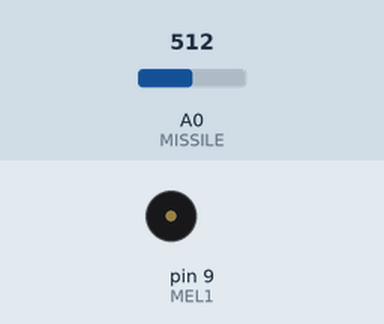
Bench run of a sketch on a simulated Arduino Uno, built with avr-gcc and run on an emulated ATmega328P. Shown: buzzer (waves = sounding). The inputs (shaded band) are chosen by the test bench; at power-on: A0 (MISSILE) = 512. What the sketch prints to the serial monitor is not drawn.

Above: at 0.78 s.
At 5.87 s:
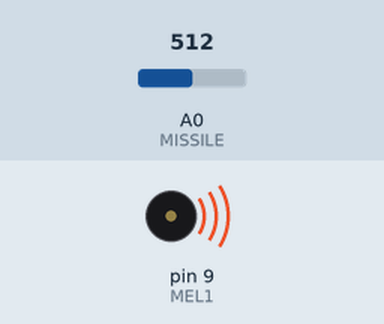
Timing chart, 0 to 6.2 s (numbered marks = the images above):
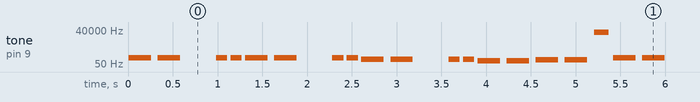

Measured:
- by itself, tone on pin 9 (MEL1): plays 165 Hz for 0.25 s, 165 Hz for 0.25 s, 165 Hz for 0.13 s, 165 Hz for 0.13 s, 165 Hz for 0.25 s, 165 Hz for 0.25 s … (409 notes in this stretch)

The sketch:

arduino.ino
```cpp
#include "notes.h"
//#include "PWM.h"

#define THRESHOLD       30

#define MISSILE         A0

#define FORWARD_P1      7
//#define BACKWARD_P1      8

#define FORWARD_P2      12
#define BACKWARD_P2     13

#define MEL1            9
#define GND             11

#define IDLES           0
#define GOLPE           1
#define DESCARGA        2

char state = GOLPE;


struct player_data
{
  uint8_t player;         // 1 or 2
  int8_t dir;             // -1 means backward, 1 foreward and 0 none.
  float force;            // 0 to 1
};

long double test1_tim, piezo_del = 0;
int pauseBetweenNotes1 = 0, pauseBetweenNotes2 = 0;

bool mel2 = false;

uint16_t force = 0;


void setup()
{
  Serial.begin(9600);

  pinMode(MISSILE, INPUT);
  pinMode(FORWARD_P1, INPUT);
 // pinMode(BACKWARD_P1, INPUT);
  pinMode(FORWARD_P2, INPUT);
  pinMode(BACKWARD_P2, INPUT);

  pinMode(MEL1, OUTPUT);
  pinMode(GND, OUTPUT);
  digitalWrite(GND, LOW);
  test1_tim = 0;
  delay(10);
}


void loop()
{

  switch(state)
  {
    case IDLES:
      if((force = analogRead(MISSILE)) > THRESHOLD)
        state = GOLPE;
      break;

    case GOLPE:
        Serial.println(force);
        state = DESCARGA;
        piezo_del = millis();
      break;

    case DESCARGA:
      if((force = analogRead(MISSILE)) < 10 && (millis() - piezo_del > 200))
        state = IDLES;
      break;
  }

  if(millis() - test1_tim >= pauseBetweenNotes1)
  {
    static unsigned note1 = 0;
    noTone(MEL1);
    tone(MEL1, test1[note1], test1_len[note1]);
    pauseBetweenNotes1 = test1_len[note1] * 1.30;

    if(note1 < 19)
      note1++;
    else{
      note1 = 0;
      mel2 = true;

    }
    test1_tim = millis();
  }
}
```

notes.h
```cpp
#define NOTE_B0  31
#define NOTE_C1  33
#define NOTE_CS1 35
#define NOTE_D1  37
#define NOTE_DS1 39
#define NOTE_E1  41
#define NOTE_F1  44
#define NOTE_FS1 46
#define NOTE_G1  49
#define NOTE_GS1 52
#define NOTE_A1  55
#define NOTE_AS1 58
#define NOTE_B1  62
#define NOTE_C2  65
#define NOTE_CS2 69
#define NOTE_D2  73
#define NOTE_DS2 78
#define NOTE_E2  82
#define NOTE_F2  87
#define NOTE_FS2 93
#define NOTE_G2  98
#define NOTE_GS2 104
#define NOTE_A2  110
#define NOTE_AS2 117
#define NOTE_B2  123
#define NOTE_C3  131
#define NOTE_CS3 139
#define NOTE_D3  147
#define NOTE_DS3 156
#define NOTE_E3  165
#define NOTE_F3  175
#define NOTE_FS3 185
#define NOTE_G3  196
#define NOTE_GS3 208
#define NOTE_A3  220
#define NOTE_AS3 233
#define NOTE_B3  247
#define NOTE_C4  262
#define NOTE_CS4 277
#define NOTE_D4  294
#define NOTE_DS4 311
#define NOTE_E4  330
#define NOTE_F4  349
#define NOTE_FS4 370
#define NOTE_G4  392
#define NOTE_GS4 415
#define NOTE_A4  440
#define NOTE_AS4 466
#define NOTE_B4  494
#define NOTE_C5  523
#define NOTE_CS5 554
#define NOTE_D5  587
#define NOTE_DS5 622
#define NOTE_E5  659
#define NOTE_F5  698
#define NOTE_FS5 740
#define NOTE_G5  784
#define NOTE_GS5 831
#define NOTE_A5  880
#define NOTE_AS5 932
#define NOTE_B5  988
#define NOTE_C6  1047
#define NOTE_CS6 1109
#define NOTE_D6  1175
#define NOTE_DS6 1245
#define NOTE_E6  1319
#define NOTE_F6  1397
#define NOTE_FS6 1480
#define NOTE_G6  1568
#define NOTE_GS6 1661
#define NOTE_A6  1760
#define NOTE_AS6 1865
#define NOTE_B6  1976
#define NOTE_C7  2093
#define NOTE_CS7 2217
#define NOTE_D7  2349
#define NOTE_DS7 2489
#define NOTE_E7  2637
#define NOTE_F7  2794
#define NOTE_FS7 2960
#define NOTE_G7  3136
#define NOTE_GS7 3322
#define NOTE_A7  3520
#define NOTE_AS7 3729
#define NOTE_B7  3951
#define NOTE_C8  4186
#define NOTE_CS8 4435
#define NOTE_D8  4699
#define NOTE_DS8 4978

#define NONE 0
#define ONE 1000/1
#define TWO 1000/2
#define FOUR 1000/4
#define EIGTH 1000/8
#define SIXT  1000/16


uint16_t test1[] = {
  NOTE_E3, NOTE_E3, 0, NOTE_E3, NOTE_E3, NOTE_E3, NOTE_E3, 0, NOTE_E3, NOTE_E3,         // 10 notes
  NOTE_B2, NOTE_B2, 0, NOTE_B2, NOTE_B2, NOTE_G2, NOTE_G2, NOTE_A2, NOTE_AS2,           // 9 notes

};  // Total 19

uint16_t test2[] = {
  NOTE_E4, NOTE_E4, 0, NOTE_E4, NOTE_E4, NOTE_E4, NOTE_E4, 0, NOTE_E4, NOTE_E4,         // 10 notes
  NOTE_B3, NOTE_B3, 0, NOTE_B3, NOTE_B3, NOTE_G3, NOTE_G3, NOTE_A3, NOTE_AS3,           // 9 notes

};  // Total 19


uint8_t test1_len[] = {
  FOUR, FOUR, FOUR, EIGTH, EIGTH, FOUR, FOUR, FOUR, EIGTH, EIGTH,
  FOUR, FOUR, FOUR, EIGTH, EIGTH, FOUR, FOUR, FOUR, FOUR,

};
uint8_t test2_len[] = {
  FOUR, FOUR, FOUR, EIGTH, EIGTH, FOUR, FOUR, FOUR, EIGTH, EIGTH,
  FOUR, FOUR, FOUR, EIGTH, EIGTH, FOUR, FOUR, FOUR, FOUR,

};
```
